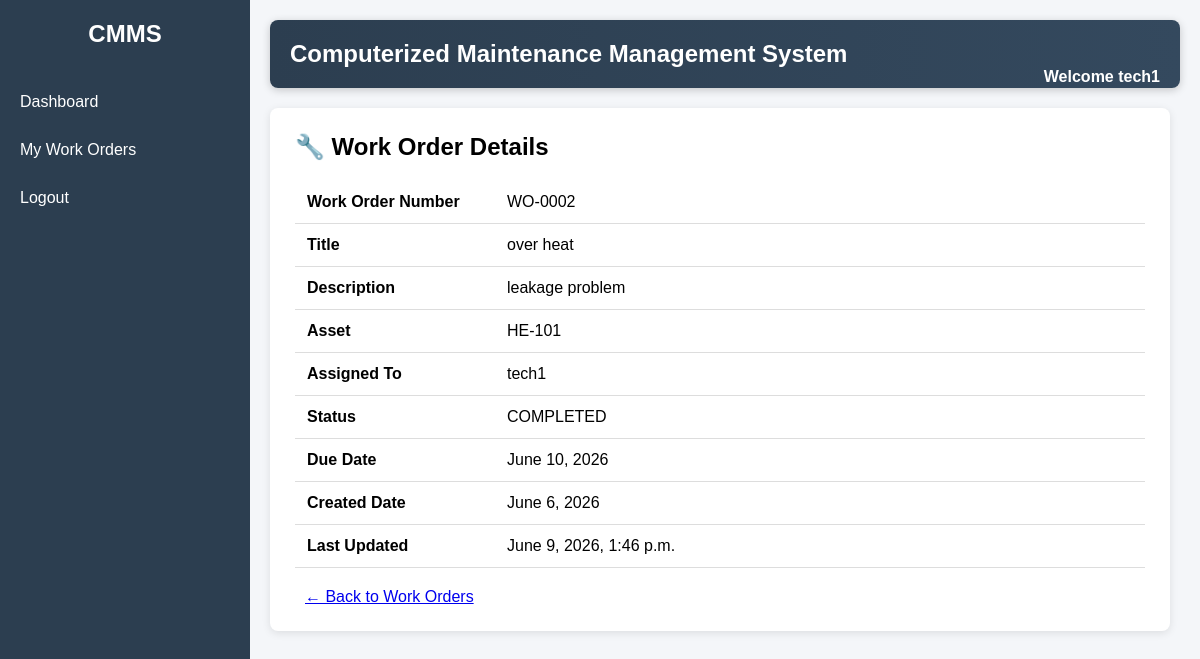
Page /workorders/2/ (signed in) on the earlier database version.
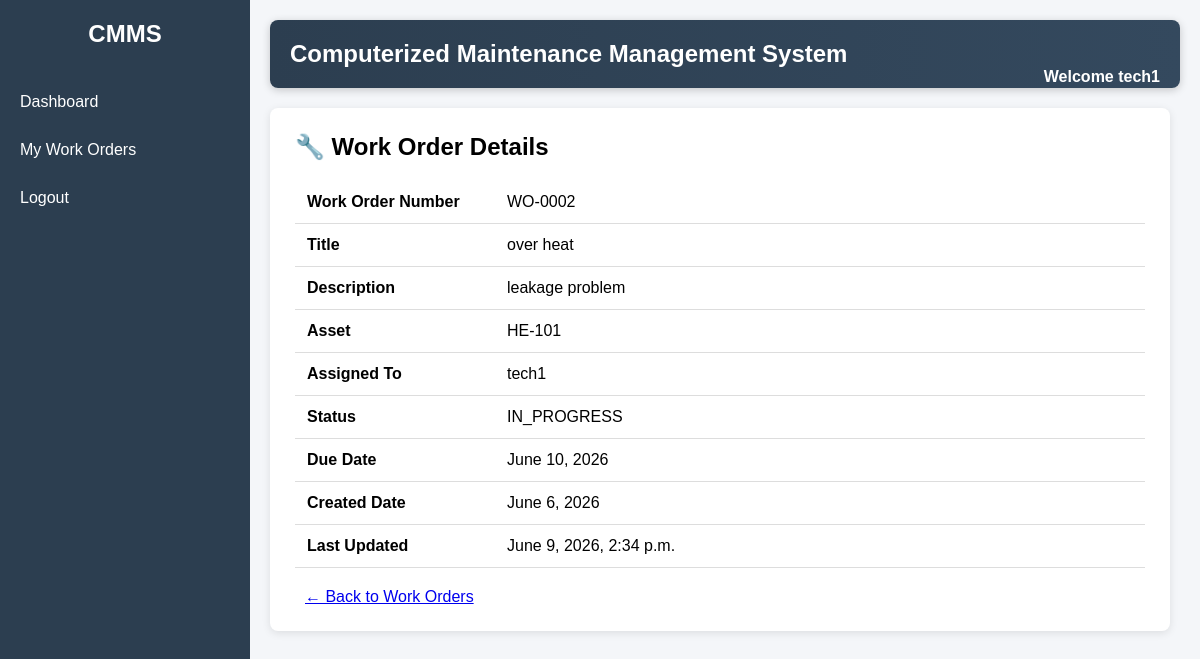
Same page on the later database version.
### workorders/models.py (models this page shows, shortened)
class WorkOrder(models.Model):
    STATUS_CHOICES = [
        ('OPEN', 'Open'),
        ('IN_PROGRESS', 'In Progress'),
        ('COMPLETED', 'Completed'),
    ]
    work_order_number = models.CharField(
        max_length=20,
        unique=True,
        blank=True
    )
    title = models.CharField(
        max_length=200
    )
    description = models.TextField()
    asset = models.ForeignKey(
        Asset,
        on_delete=models.CASCADE
    )
    status = models.CharField(
        max_length=20,
        choices=STATUS_CHOICES,
        default='OPEN'
    )
    created_date = models.DateField(
        auto_now_add=True
    )
    updated_date = models.DateTimeField(
        auto_now=True
    )
    assigned_to = models.ForeignKey(
        User,
        on_delete=models.SET_NULL,
        null=True,
        blank=True,
        related_name='assigned_work_orders'
    )
    due_date = models.DateField(
        null=True,
        blank=True
    )

### assets/models.py (models this page shows, shortened)
class Asset(models.Model):
    STATUS_CHOICES = [
        ('ACTIVE', 'Active'),
        ('INACTIVE', 'Inactive'),
        ('UNDER_MAINTENANCE', 'Under Maintenance'),
    ]
    CRITICALITY_CHOICES = [
        ('LOW', 'Low'),
        ('MEDIUM', 'Medium'),
        ('HIGH', 'High'),
    ]
    asset_code = models.CharField(max_length=50, unique=True)
    name = models.CharField(max_length=200)
    installation_date = models.DateField()
    status = models.CharField(
        max_length=20,
        choices=STATUS_CHOICES,
        default='ACTIVE'
    )
    criticality = models.CharField(
        max_length=10,
        choices=CRITICALITY_CHOICES,
        default='MEDIUM'
    )
    created_at = models.DateTimeField(auto_now_add=True)
    updated_at = models.DateTimeField(auto_now=True)

### workorders/views.py (the view)
# urls.py: path('<int:id>/',work_order_detail,name='work_order_detail'),
@login_required
def work_order_detail(request, id):
    work_order = get_work_order_by_id(id)
    return render(
        request,
        'workorders/work_order_detail.html',
        {
            'work_order': work_order,
            'current_page': 'workorders',
        }
    )

### accounts/context_processors.py (called while the page is built)
def user_roles(request):
    if not request.user.is_authenticated:
        return {}
    return {
        'is_admin': is_admin(request.user),
        'is_manager': is_manager(request.user),
        'is_technician': is_technician(request.user),
        'is_admin_or_manager': is_admin_or_manager(request.user),
    }

### accounts/permissions.py (called while the page is built)
def is_admin(user):
    return user.groups.filter(name='Admin').exists()

def is_manager(user):
    return user.groups.filter(name='Manager').exists()

def is_technician(user):
    return user.groups.filter(name='Technician').exists()

def is_admin_or_manager(user):
    return (
        is_admin(user)
        or
        is_manager(user)
    )

### workorders/services.py (called while the page is built)
def get_work_order_by_id(id):
    return WorkOrder.objects.get(id=id)

### templates/workorders/work_order_detail.html (shortened to what this page needs)
{% extends 'base.html' %}
{% block content %}
<div class="page-card">
    <div style="display:flex;justify-content:space-between;align-items:center;margin-bottom:20px;">
        <h2>🔧 Work Order Details</h2>
    </div>
    <table class="detail-table">
        <tr>
            <td class="detail-label">Work Order Number</td>
            <td>{{ work_order.work_order_number }}</td>
        </tr>
        <tr>
            <td class="detail-label">Title</td>
            <td>{{ work_order.title }}</td>
        </tr>
        <tr>
            <td class="detail-label">Description</td>
            <td>{{ work_order.description }}</td>
        </tr>
        <tr>
            <td class="detail-label">Asset</td>
            <td>{{ work_order.asset.asset_code }}</td>
        </tr>
        <tr>
            <td class="detail-label">Assigned To</td>
            <td>
                {% if work_order.assigned_to %}
                    {{ work_order.assigned_to.username }}
                {% else %}
                    Not Assigned
                {% endif %}
            </td>
        </tr>
        <tr>
            <td class="detail-label">Status</td>
            <td>{{ work_order.status }}</td>
        </tr>
        <tr>
            <td class="detail-label">Due Date</td>
            <td>{{ work_order.due_date }}</td>
        </tr>
        <tr>
            <td class="detail-label">Created Date</td>
            <td>{{ work_order.created_date }}</td>
        </tr>
        <tr>
            <td class="detail-label">Last Updated</td>
            <td>{{ work_order.updated_date }}</td>
        </tr>
    </table>
    <div style="margin-top:20px;">
        <a href="{% url 'work_order_list' %}"
           class="btn"
           style="margin-left:10px;">
            ← Back to Work Orders
        </a>
    </div>
</div>
{% endblock %}

Differences in the rows shown:
changed WorkOrder "WO-0002": status "COMPLETED" → "IN_PROGRESS"; updated_date "June 9, 2026, 1:46 p.m." → "June 9, 2026, 2:34 p.m."
